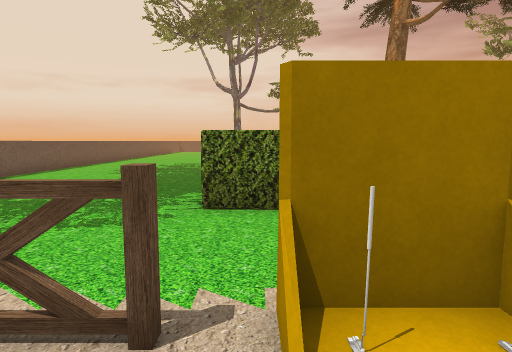
View 1 (above)

23 first-person views from a walk through a scene from a Unity 3-D project. The camera is 1.3 m above the floor, tilts 6° down and sees 75° across. The floor is counted in squares, 1 m on a side. Each view is taken from the middle of a square. On the plan, view 1 faces up. The plan holds only what a view shows up to about 14 squares ahead; the rest is blank. The place goes on beyond the plan. The player is left out. Some surface patterns are stand-ins.

View 2
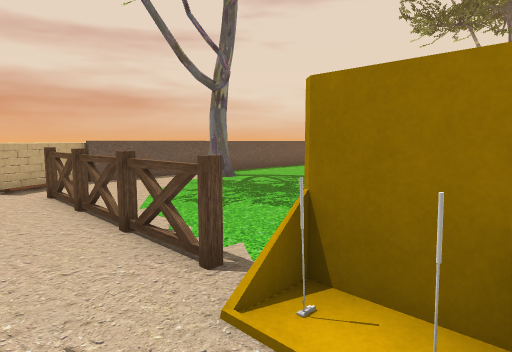

View 3
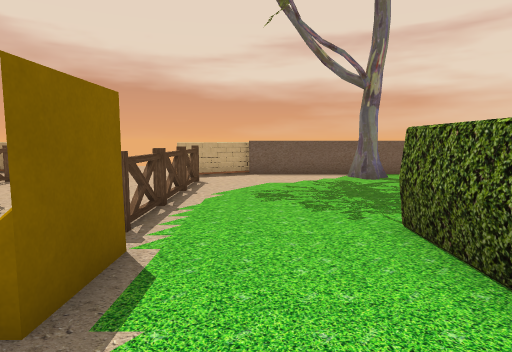

View 4
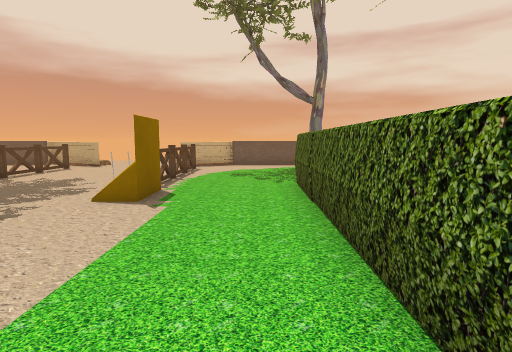

View 5
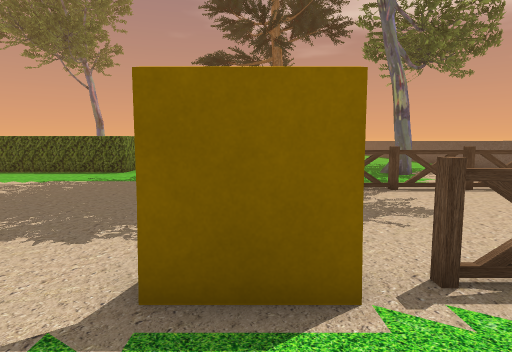

View 6
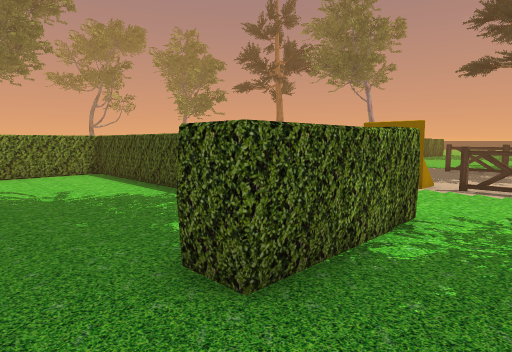

View 7
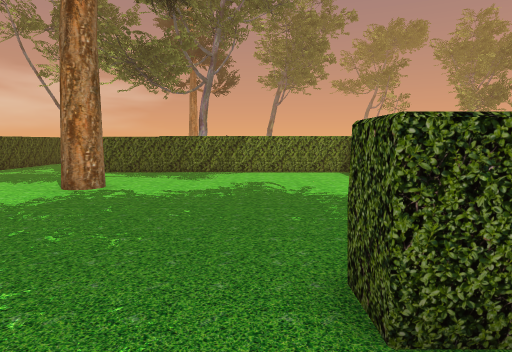

View 8
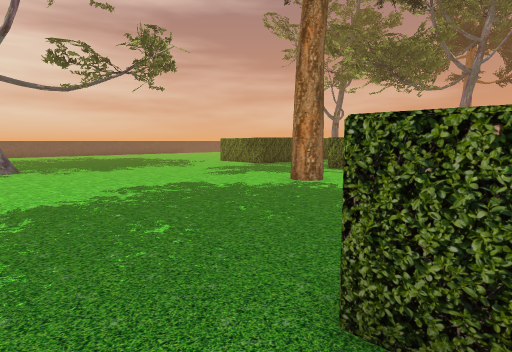

View 9
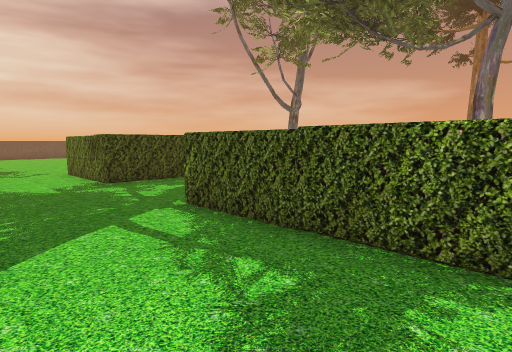

View 10
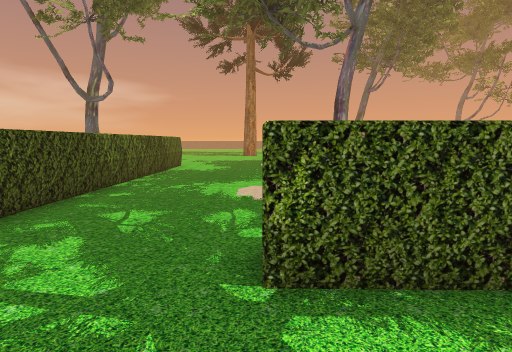

View 11
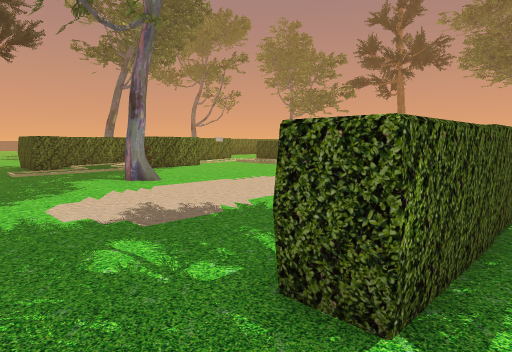

View 12
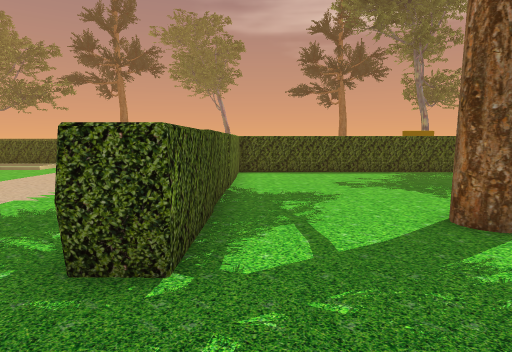

View 13
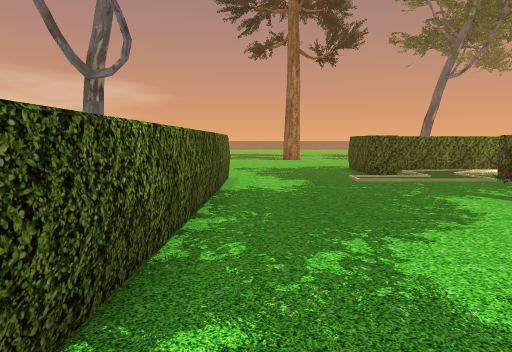

View 14
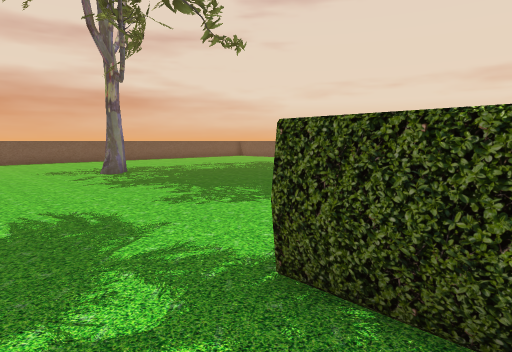

View 15
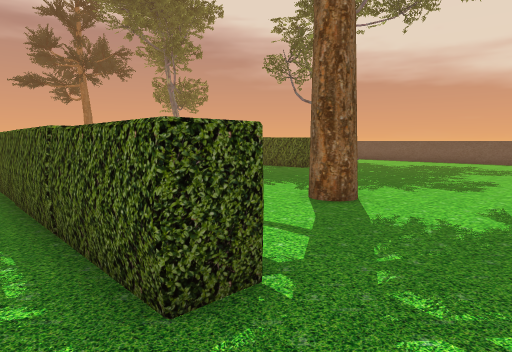

View 16
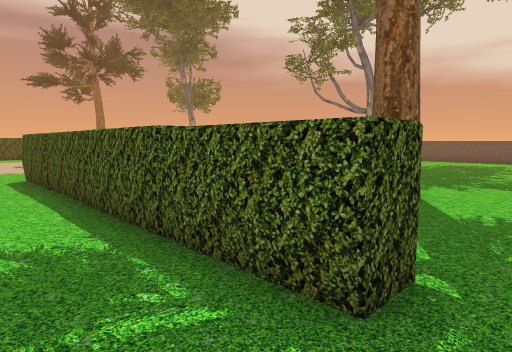

View 17
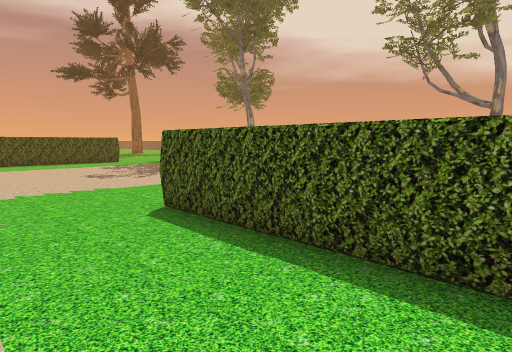

View 18
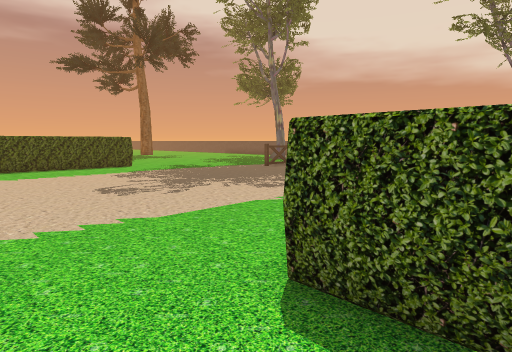

View 19
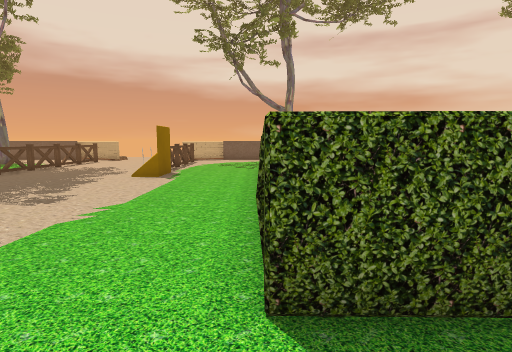

View 20
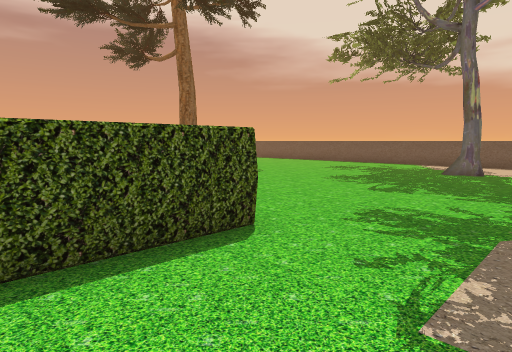

View 21
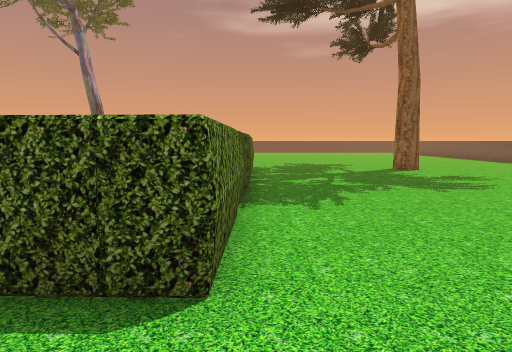

View 22
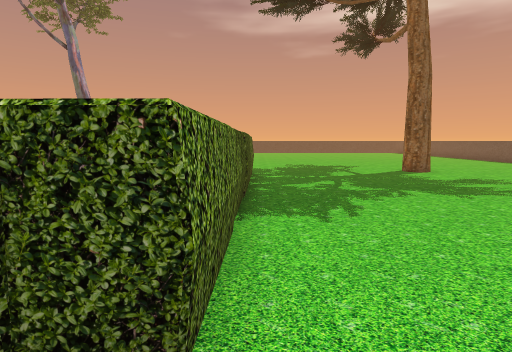

View 23
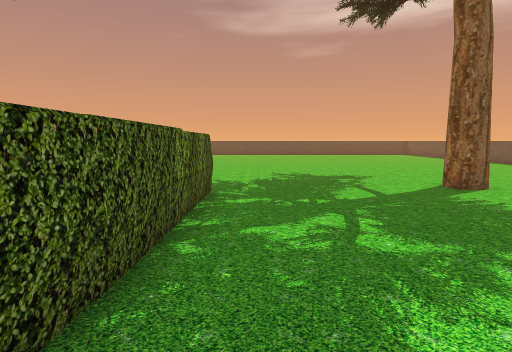

### Floor plan
Key: @ floor where view 1 was taken; # wall or solid block; x gap in a wall; . floor; = window, fence, low wall or low ledge; ^ raised ledge; F fence; B bush; O other object.
Columns run from 9 left of view 1 to 24 right of it. Each row starts with its distance up from view 1.
 26         #...........^
 25        .#...........^
 24       ..............^
 23      ...............^
 22      ...............#^^^^^^######^
 21         ..........................
 20        ...........................
 19        ...........................
 18      ...............##............
 17      ...............##............
 16       .........#....#^............
 15        .............##........#...
 14 #... ...............##..........BB
 13 #...................##. ........BB
 12 #.... ..............#^. ........
 11 # ..  ..............^^.........
 10 #...  ..##..........^^... ....
  9 # ... ..# ..........^^... ...
  8 ##=.....#  .........^^...  ...
  7 #.......^  ^^^^^^^^^^^..    ..
  6 #.......##^^^^^^^^^^^#..
  5 #.......................
  4 #.......................
  3 =.......................
  2 #.FFFFFFFxOO............
  1  .......................
  0  ........@.............
 -1     ...................
 -2     ...................
 -3    ......... ..........
 -4   FFFFxFFxF  ..........
 -5      ..  .    .........
 -6     ... ..............
 -7   ....................
 -8 # ..#.................
 -9 #   #=.........#^^^^^^
-10     ...........#
-11      ..........#
-12       .........#
-13        ........^
-14         .......^
-15         .......^
-16        ........^
-17        ........^
-18       .........^
-19      ..........^
-20      ..........^
-21      ...#.......
-22       ..x.......      OO

Where each view was taken, in squares from view 1:
view 1: 0 up, 0 right, facing up
view 2: 0 up, 2 right, facing up-left
view 3: 4 up, 4 right, facing left
view 4: 5 up, 9 right, facing left
view 5: 5 up, 1 right, facing down
view 6: 12 up, 3 left, facing down-right
view 7: 11 up, 3 left, facing right
view 8: 9 up, 3 left, facing up-right
view 9: 12 up, 7 right, facing up-right
view 10: 18 up, 8 right, facing right
view 11: 20 up, 10 right, facing down-right
view 12: 21 up, 10 right, facing down
view 13: 21 up, 14 right, facing right
view 14: 20 up, 13 right, facing up-left
view 15: 20 up, 13 right, facing down-left
view 16: 19 up, 14 right, facing down-left
view 17: 12 up, 15 right, facing down-left
view 18: 8 up, 14 right, facing down-left
view 19: 6 up, 14 right, facing left
view 20: 5 down, 10 right, facing down-left
view 21: 6 down, 6 right, facing down
view 22: 7 down, 6 right, facing down
view 23: 12 down, 5 right, facing down
